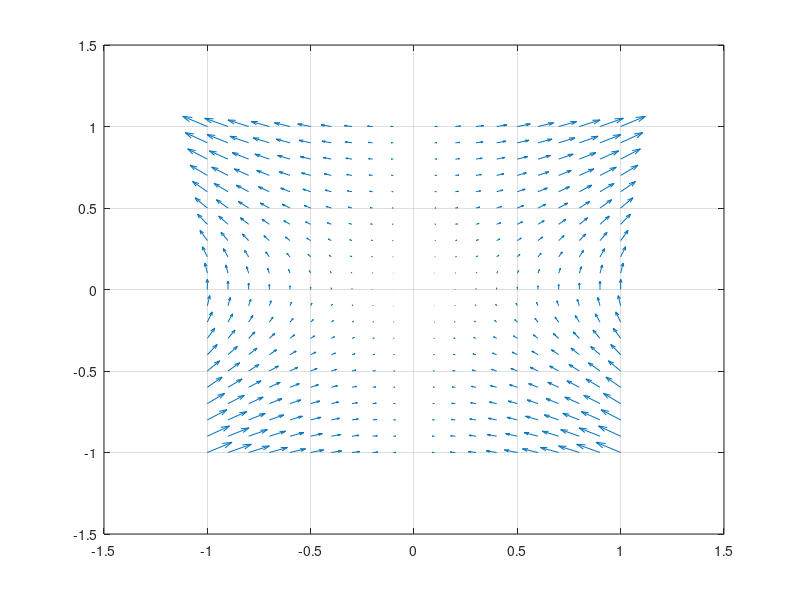

Source code (MATLAB):
clear all; clc; close all;
x= -1:0.1:1;
y= -1:0.1:1;

[X,Y] = meshgrid(x,y);
z = X.^2.*Y;

[px, py]=gradient(z);
quiver(X,Y,px,py,1);
grid on